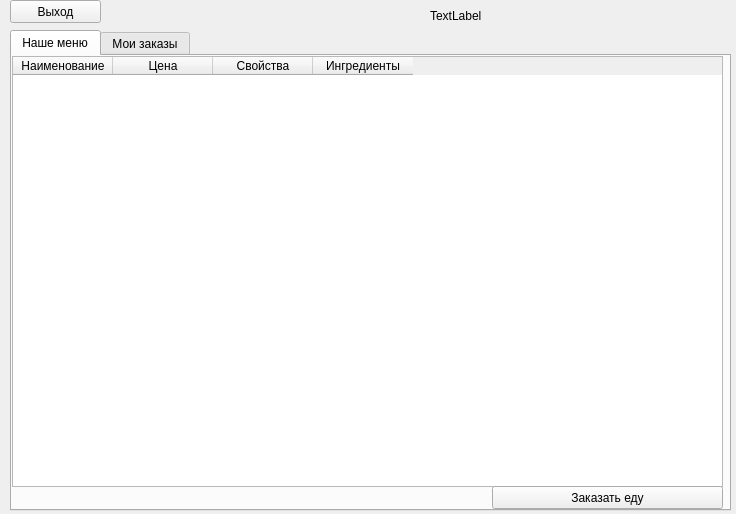
<?xml version="1.0" encoding="UTF-8"?>
<ui version="4.0">
 <class>clientWidget</class>
 <widget class="QWidget" name="clientWidget">
  <property name="enabled">
   <bool>true</bool>
  </property>
  <property name="geometry">
   <rect>
    <x>0</x>
    <y>0</y>
    <width>736</width>
    <height>514</height>
   </rect>
  </property>
  <property name="windowTitle">
   <string>Панель администратора</string>
  </property>
  <widget class="QTabWidget" name="clientSelector">
   <property name="geometry">
    <rect>
     <x>10</x>
     <y>30</y>
     <width>721</width>
     <height>481</height>
    </rect>
   </property>
   <property name="contextMenuPolicy">
    <enum>Qt::DefaultContextMenu</enum>
   </property>
   <property name="currentIndex">
    <number>0</number>
   </property>
   <widget class="QWidget" name="foodsTab">
    <attribute name="title">
     <string>Наше меню</string>
    </attribute>
    <widget class="QTableWidget" name="foodsTable">
     <property name="geometry">
      <rect>
       <x>0</x>
       <y>0</y>
       <width>711</width>
       <height>431</height>
      </rect>
     </property>
     <property name="minimumSize">
      <size>
       <width>511</width>
       <height>0</height>
      </size>
     </property>
     <property name="editTriggers">
      <set>QAbstractItemView::NoEditTriggers</set>
     </property>
     <property name="columnCount">
      <number>4</number>
     </property>
     <column>
      <property name="text">
       <string>Наименование</string>
      </property>
     </column>
     <column>
      <property name="text">
       <string>Цена</string>
      </property>
     </column>
     <column>
      <property name="text">
       <string>Свойства</string>
      </property>
     </column>
     <column>
      <property name="text">
       <string>Ингредиенты</string>
      </property>
     </column>
    </widget>
    <widget class="QPushButton" name="placeOrderButton">
     <property name="enabled">
      <bool>true</bool>
     </property>
     <property name="geometry">
      <rect>
       <x>480</x>
       <y>430</y>
       <width>231</width>
       <height>23</height>
      </rect>
     </property>
     <property name="text">
      <string>Заказать еду</string>
     </property>
    </widget>
    <widget class="QLabel" name="orderStatusLabel">
     <property name="geometry">
      <rect>
       <x>0</x>
       <y>430</y>
       <width>471</width>
       <height>20</height>
      </rect>
     </property>
     <property name="text">
      <string/>
     </property>
    </widget>
   </widget>
   <widget class="QWidget" name="ordersTab">
    <attribute name="title">
     <string>Мои заказы</string>
    </attribute>
    <widget class="QTableWidget" name="myOrdersTable">
     <property name="geometry">
      <rect>
       <x>0</x>
       <y>0</y>
       <width>711</width>
       <height>461</height>
      </rect>
     </property>
     <property name="editTriggers">
      <set>QAbstractItemView::NoEditTriggers</set>
     </property>
     <column>
      <property name="text">
       <string>ID</string>
      </property>
     </column>
     <column>
      <property name="text">
       <string>Время заказа</string>
      </property>
     </column>
     <column>
      <property name="text">
       <string>Клиент</string>
      </property>
     </column>
     <column>
      <property name="text">
       <string>Сумма</string>
      </property>
     </column>
     <column>
      <property name="text">
       <string>Статус оплаты</string>
      </property>
     </column>
     <column>
      <property name="text">
       <string>Способ получения</string>
      </property>
     </column>
     <column>
      <property name="text">
       <string>Статус</string>
      </property>
     </column>
     <column>
      <property name="text">
       <string>Адрес доставки</string>
      </property>
     </column>
     <column>
      <property name="text">
       <string>Телефон</string>
      </property>
     </column>
     <column>
      <property name="text">
       <string>Время готовности</string>
      </property>
     </column>
     <column>
      <property name="text">
       <string>Состав заказа</string>
      </property>
     </column>
    </widget>
   </widget>
  </widget>
  <widget class="QPushButton" name="clientExitButton">
   <property name="geometry">
    <rect>
     <x>10</x>
     <y>0</y>
     <width>91</width>
     <height>23</height>
    </rect>
   </property>
   <property name="text">
    <string>Выход</string>
   </property>
  </widget>
  <widget class="QLabel" name="welcomingLabel">
   <property name="geometry">
    <rect>
     <x>430</x>
     <y>6</y>
     <width>291</width>
     <height>20</height>
    </rect>
   </property>
   <property name="text">
    <string>TextLabel</string>
   </property>
  </widget>
  <zorder>clientExitButton</zorder>
  <zorder>clientSelector</zorder>
  <zorder>welcomingLabel</zorder>
 </widget>
 <resources/>
 <connections/>
</ui>
